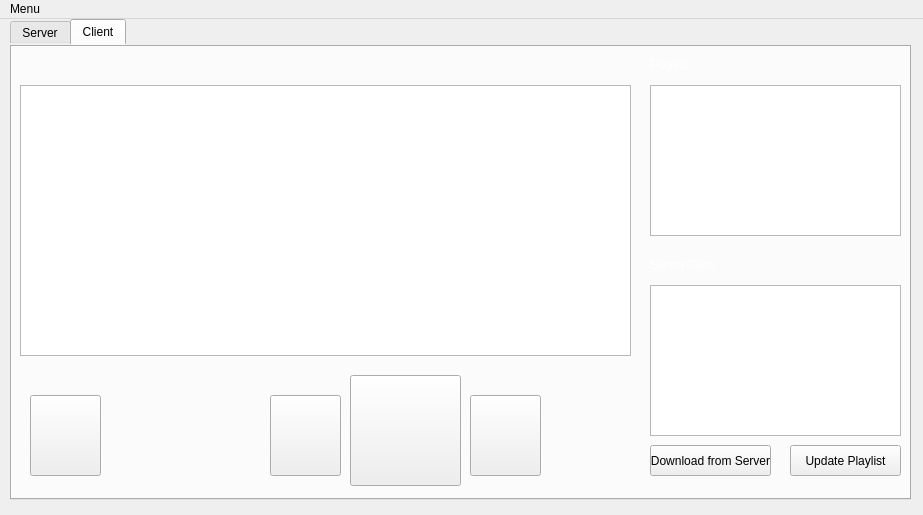
<?xml version="1.0" encoding="UTF-8"?>
<ui version="4.0">
 <class>MainWindow</class>
 <widget class="QMainWindow" name="MainWindow">
  <property name="geometry">
   <rect>
    <x>0</x>
    <y>0</y>
    <width>923</width>
    <height>515</height>
   </rect>
  </property>
  <property name="font">
   <font>
    <kerning>true</kerning>
   </font>
  </property>
  <property name="contextMenuPolicy">
   <enum>Qt::ActionsContextMenu</enum>
  </property>
  <property name="acceptDrops">
   <bool>true</bool>
  </property>
  <property name="windowTitle">
   <string/>
  </property>
  <property name="autoFillBackground">
   <bool>false</bool>
  </property>
  <property name="toolButtonStyle">
   <enum>Qt::ToolButtonFollowStyle</enum>
  </property>
  <property name="documentMode">
   <bool>false</bool>
  </property>
  <property name="tabShape">
   <enum>QTabWidget::Triangular</enum>
  </property>
  <property name="unifiedTitleAndToolBarOnMac">
   <bool>false</bool>
  </property>
  <widget class="QWidget" name="centralWidget">
   <widget class="QPushButton" name="close">
    <property name="geometry">
     <rect>
      <x>900</x>
      <y>0</y>
      <width>21</width>
      <height>23</height>
     </rect>
    </property>
    <property name="styleSheet">
     <string notr="true">border-color: rgba(255, 255, 255, 0);</string>
    </property>
    <property name="text">
     <string/>
    </property>
    <property name="icon">
     <iconset resource="qdarkstyle/style.qrc">
      <normaloff>:/qss_icons/rc/close.png</normaloff>:/qss_icons/rc/close.png</iconset>
    </property>
    <property name="flat">
     <bool>true</bool>
    </property>
   </widget>
   <widget class="QTabWidget" name="tabWidget">
    <property name="geometry">
     <rect>
      <x>10</x>
      <y>0</y>
      <width>901</width>
      <height>481</height>
     </rect>
    </property>
    <property name="styleSheet">
     <string notr="true">border-color: rgba(255, 255, 255, 0);</string>
    </property>
    <property name="currentIndex">
     <number>1</number>
    </property>
    <widget class="QWidget" name="server_tab">
     <attribute name="title">
      <string>Server</string>
     </attribute>
     <widget class="QPushButton" name="microphoneButton_server">
      <property name="geometry">
       <rect>
        <x>20</x>
        <y>350</y>
        <width>71</width>
        <height>81</height>
       </rect>
      </property>
      <property name="styleSheet">
       <string notr="true">border-color: rgba(255, 255, 255, 0);</string>
      </property>
      <property name="text">
       <string/>
      </property>
      <property name="icon">
       <iconset resource="images.qrc">
        <normaloff>:/new/prefix1/microphoneCircle.png</normaloff>:/new/prefix1/microphoneCircle.png</iconset>
      </property>
      <property name="iconSize">
       <size>
        <width>50</width>
        <height>50</height>
       </size>
      </property>
      <property name="flat">
       <bool>false</bool>
      </property>
     </widget>
     <widget class="QPushButton" name="stopButton_server">
      <property name="geometry">
       <rect>
        <x>460</x>
        <y>350</y>
        <width>71</width>
        <height>81</height>
       </rect>
      </property>
      <property name="styleSheet">
       <string notr="true">border-color: rgba(255, 255, 255, 0);</string>
      </property>
      <property name="text">
       <string/>
      </property>
      <property name="icon">
       <iconset resource="images.qrc">
        <normaloff>:/new/prefix1/stopCircle.png</normaloff>:/new/prefix1/stopCircle.png</iconset>
      </property>
      <property name="iconSize">
       <size>
        <width>60</width>
        <height>60</height>
       </size>
      </property>
      <property name="checkable">
       <bool>false</bool>
      </property>
      <property name="autoRepeat">
       <bool>true</bool>
      </property>
      <property name="autoDefault">
       <bool>false</bool>
      </property>
     </widget>
     <widget class="QPushButton" name="pauseButton_server">
      <property name="geometry">
       <rect>
        <x>260</x>
        <y>350</y>
        <width>71</width>
        <height>81</height>
       </rect>
      </property>
      <property name="contextMenuPolicy">
       <enum>Qt::DefaultContextMenu</enum>
      </property>
      <property name="styleSheet">
       <string notr="true">border-color: rgba(255, 255, 255, 0);</string>
      </property>
      <property name="text">
       <string/>
      </property>
      <property name="icon">
       <iconset resource="images.qrc">
        <normaloff>:/new/prefix1/pauseCircle.png</normaloff>:/new/prefix1/pauseCircle.png</iconset>
      </property>
      <property name="iconSize">
       <size>
        <width>60</width>
        <height>60</height>
       </size>
      </property>
      <property name="checkable">
       <bool>false</bool>
      </property>
      <property name="autoRepeat">
       <bool>true</bool>
      </property>
      <property name="autoDefault">
       <bool>false</bool>
      </property>
      <property name="flat">
       <bool>false</bool>
      </property>
     </widget>
     <widget class="QPushButton" name="playButton_server">
      <property name="geometry">
       <rect>
        <x>340</x>
        <y>330</y>
        <width>111</width>
        <height>111</height>
       </rect>
      </property>
      <property name="styleSheet">
       <string notr="true">border-color: rgba(255, 255, 255, 0);</string>
      </property>
      <property name="text">
       <string/>
      </property>
      <property name="icon">
       <iconset resource="images.qrc">
        <normaloff>:/new/prefix1/playCircle.png</normaloff>:/new/prefix1/playCircle.png</iconset>
      </property>
      <property name="iconSize">
       <size>
        <width>100</width>
        <height>100</height>
       </size>
      </property>
      <property name="checkable">
       <bool>false</bool>
      </property>
      <property name="autoRepeat">
       <bool>true</bool>
      </property>
      <property name="autoDefault">
       <bool>false</bool>
      </property>
      <property name="default">
       <bool>false</bool>
      </property>
      <property name="flat">
       <bool>false</bool>
      </property>
     </widget>
     <widget class="QListWidget" name="listWidget">
      <property name="geometry">
       <rect>
        <x>620</x>
        <y>30</y>
        <width>271</width>
        <height>371</height>
       </rect>
      </property>
      <property name="styleSheet">
       <string notr="true"/>
      </property>
     </widget>
     <widget class="QPushButton" name="refreshButton">
      <property name="geometry">
       <rect>
        <x>620</x>
        <y>410</y>
        <width>271</width>
        <height>23</height>
       </rect>
      </property>
      <property name="styleSheet">
       <string notr="true"/>
      </property>
      <property name="text">
       <string>Refresh</string>
      </property>
     </widget>
     <widget class="QLabel" name="downloadTitle_2">
      <property name="geometry">
       <rect>
        <x>620</x>
        <y>0</y>
        <width>231</width>
        <height>20</height>
       </rect>
      </property>
      <property name="styleSheet">
       <string notr="true">font: 16pt &quot;Felix Titling&quot;;
background-color: rgba(255, 255, 255, 0);
color: rgb(255, 255, 255);</string>
      </property>
      <property name="text">
       <string>Local Files</string>
      </property>
     </widget>
     <widget class="QListWidget" name="listWidget_debug_server">
      <property name="geometry">
       <rect>
        <x>10</x>
        <y>40</y>
        <width>591</width>
        <height>271</height>
       </rect>
      </property>
     </widget>
    </widget>
    <widget class="QWidget" name="client_tab">
     <attribute name="title">
      <string>Client</string>
     </attribute>
     <widget class="QPushButton" name="stopButton_client">
      <property name="geometry">
       <rect>
        <x>460</x>
        <y>350</y>
        <width>71</width>
        <height>81</height>
       </rect>
      </property>
      <property name="styleSheet">
       <string notr="true">border-color: rgba(255, 255, 255, 0);</string>
      </property>
      <property name="text">
       <string/>
      </property>
      <property name="icon">
       <iconset resource="images.qrc">
        <normaloff>:/new/prefix1/stopCircle.png</normaloff>:/new/prefix1/stopCircle.png</iconset>
      </property>
      <property name="iconSize">
       <size>
        <width>60</width>
        <height>60</height>
       </size>
      </property>
      <property name="checkable">
       <bool>false</bool>
      </property>
      <property name="autoRepeat">
       <bool>true</bool>
      </property>
      <property name="autoDefault">
       <bool>false</bool>
      </property>
     </widget>
     <widget class="QLabel" name="playlistTitle">
      <property name="geometry">
       <rect>
        <x>640</x>
        <y>10</y>
        <width>231</width>
        <height>20</height>
       </rect>
      </property>
      <property name="styleSheet">
       <string notr="true">font: 16pt &quot;Felix Titling&quot;;
background-color: rgba(255, 255, 255, 0);
color: rgb(255, 255, 255);</string>
      </property>
      <property name="text">
       <string>Playlist</string>
      </property>
     </widget>
     <widget class="QPushButton" name="pauseButton_client">
      <property name="geometry">
       <rect>
        <x>260</x>
        <y>350</y>
        <width>71</width>
        <height>81</height>
       </rect>
      </property>
      <property name="contextMenuPolicy">
       <enum>Qt::DefaultContextMenu</enum>
      </property>
      <property name="styleSheet">
       <string notr="true">border-color: rgba(255, 255, 255, 0);</string>
      </property>
      <property name="text">
       <string/>
      </property>
      <property name="icon">
       <iconset resource="images.qrc">
        <normaloff>:/new/prefix1/pauseCircle.png</normaloff>:/new/prefix1/pauseCircle.png</iconset>
      </property>
      <property name="iconSize">
       <size>
        <width>60</width>
        <height>60</height>
       </size>
      </property>
      <property name="checkable">
       <bool>false</bool>
      </property>
      <property name="autoRepeat">
       <bool>true</bool>
      </property>
      <property name="autoDefault">
       <bool>false</bool>
      </property>
      <property name="flat">
       <bool>false</bool>
      </property>
     </widget>
     <widget class="QListWidget" name="listWidget_2">
      <property name="geometry">
       <rect>
        <x>640</x>
        <y>40</y>
        <width>251</width>
        <height>151</height>
       </rect>
      </property>
      <property name="styleSheet">
       <string notr="true"/>
      </property>
     </widget>
     <widget class="QPushButton" name="microphoneButton_client">
      <property name="geometry">
       <rect>
        <x>20</x>
        <y>350</y>
        <width>71</width>
        <height>81</height>
       </rect>
      </property>
      <property name="styleSheet">
       <string notr="true">border-color: rgba(255, 255, 255, 0);</string>
      </property>
      <property name="text">
       <string/>
      </property>
      <property name="icon">
       <iconset resource="images.qrc">
        <normaloff>:/new/prefix1/microphoneCircle.png</normaloff>:/new/prefix1/microphoneCircle.png</iconset>
      </property>
      <property name="iconSize">
       <size>
        <width>50</width>
        <height>50</height>
       </size>
      </property>
      <property name="flat">
       <bool>false</bool>
      </property>
     </widget>
     <widget class="QPushButton" name="playButton_client">
      <property name="geometry">
       <rect>
        <x>340</x>
        <y>330</y>
        <width>111</width>
        <height>111</height>
       </rect>
      </property>
      <property name="styleSheet">
       <string notr="true">border-color: rgba(255, 255, 255, 0);</string>
      </property>
      <property name="text">
       <string/>
      </property>
      <property name="icon">
       <iconset resource="images.qrc">
        <normaloff>:/new/prefix1/playCircle.png</normaloff>:/new/prefix1/playCircle.png</iconset>
      </property>
      <property name="iconSize">
       <size>
        <width>100</width>
        <height>100</height>
       </size>
      </property>
      <property name="checkable">
       <bool>false</bool>
      </property>
      <property name="autoRepeat">
       <bool>true</bool>
      </property>
      <property name="autoDefault">
       <bool>false</bool>
      </property>
      <property name="default">
       <bool>false</bool>
      </property>
      <property name="flat">
       <bool>false</bool>
      </property>
     </widget>
     <widget class="QPushButton" name="downloadButton">
      <property name="geometry">
       <rect>
        <x>640</x>
        <y>400</y>
        <width>121</width>
        <height>31</height>
       </rect>
      </property>
      <property name="styleSheet">
       <string notr="true"/>
      </property>
      <property name="text">
       <string>Download from Server</string>
      </property>
     </widget>
     <widget class="QLabel" name="serverFilesTitle">
      <property name="geometry">
       <rect>
        <x>640</x>
        <y>210</y>
        <width>231</width>
        <height>20</height>
       </rect>
      </property>
      <property name="styleSheet">
       <string notr="true">font: 16pt &quot;Felix Titling&quot;;
background-color: rgba(255, 255, 255, 0);
color: rgb(255, 255, 255);</string>
      </property>
      <property name="text">
       <string>Server Files</string>
      </property>
     </widget>
     <widget class="QListWidget" name="listWidget_serverFiles">
      <property name="geometry">
       <rect>
        <x>640</x>
        <y>240</y>
        <width>251</width>
        <height>151</height>
       </rect>
      </property>
      <property name="styleSheet">
       <string notr="true"/>
      </property>
     </widget>
     <widget class="QPushButton" name="updateButton">
      <property name="geometry">
       <rect>
        <x>780</x>
        <y>400</y>
        <width>111</width>
        <height>31</height>
       </rect>
      </property>
      <property name="styleSheet">
       <string notr="true"/>
      </property>
      <property name="text">
       <string>Update Playlist</string>
      </property>
     </widget>
     <widget class="QListWidget" name="listWidget_debug_client">
      <property name="geometry">
       <rect>
        <x>10</x>
        <y>40</y>
        <width>611</width>
        <height>271</height>
       </rect>
      </property>
     </widget>
    </widget>
   </widget>
  </widget>
  <widget class="QMenuBar" name="menuBar">
   <property name="geometry">
    <rect>
     <x>0</x>
     <y>0</y>
     <width>923</width>
     <height>21</height>
    </rect>
   </property>
   <widget class="QMenu" name="menuMenu">
    <property name="title">
     <string>Menu</string>
    </property>
   </widget>
   <addaction name="menuMenu"/>
  </widget>
  <action name="actionWaddup">
   <property name="text">
    <string>waddup</string>
   </property>
  </action>
 </widget>
 <layoutdefault spacing="6" margin="11"/>
 <resources>
  <include location="images.qrc"/>
  <include location="qdarkstyle/style.qrc"/>
 </resources>
 <connections/>
</ui>
